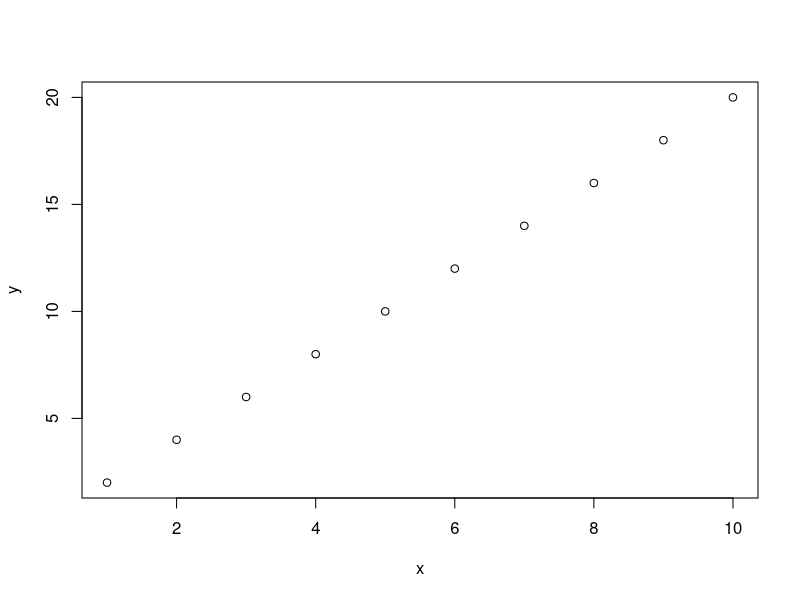
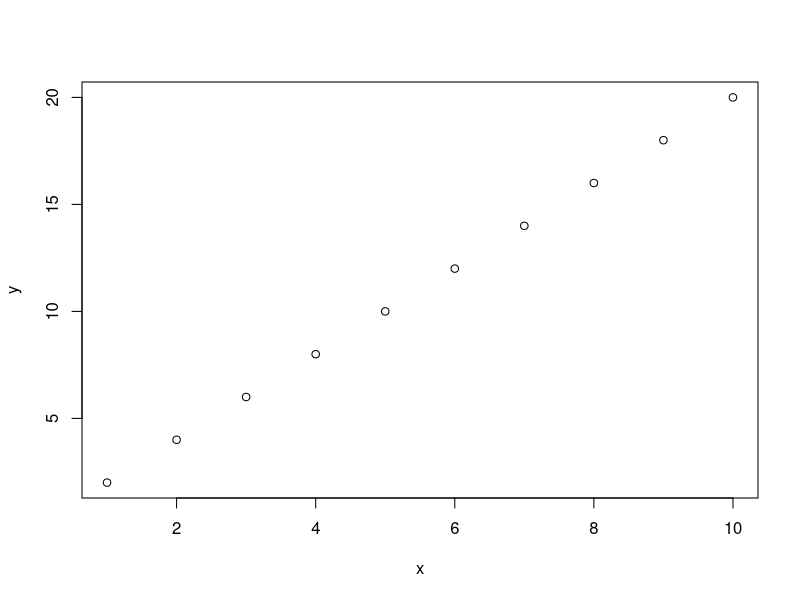
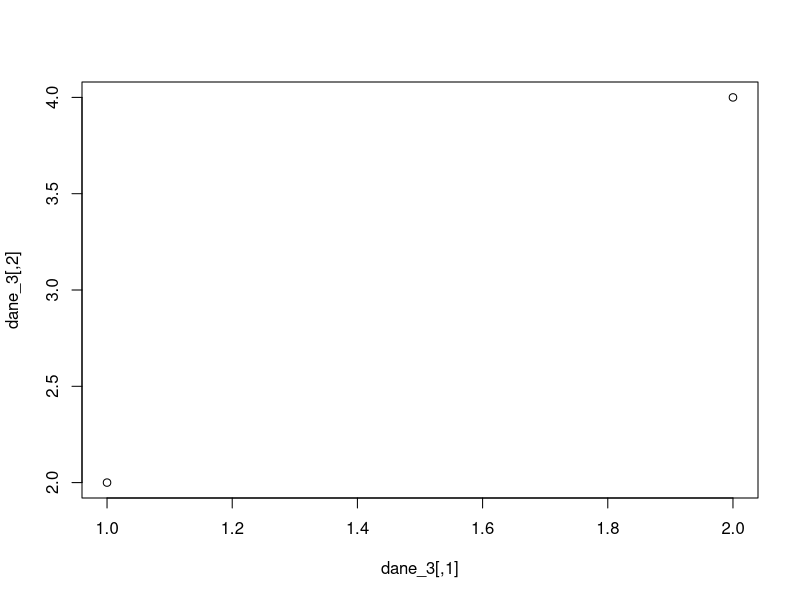
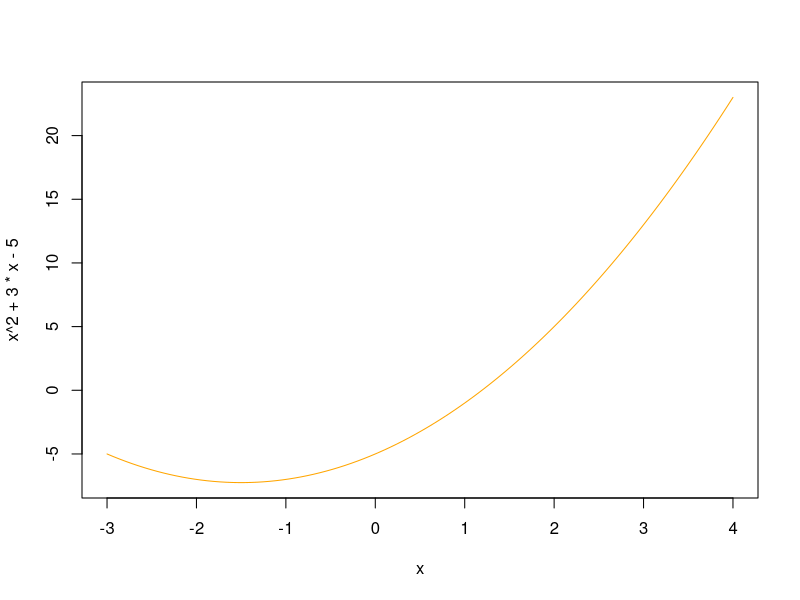

Here is the R script that generated these plots, in order:
#Zad 1 
sin(2*pi)
cos(3/4)
tan(pi)
log(100)
log(15, exp(1))
log(1/7, 7)
exp(1)^3
64^(1/3)

#Zad 2
wektor = seq(1, 10, 1)
sum(wektor)

#Zad 3
x = seq(2, 20, 2)
y = rev(x)
x*x
x^2
sqrt(sum(x^2)) ## euklides
t(x)%*%y
x%*%t(y)

#Zad 4
wektor4 = seq(5, 10, length = 13)

#Zad 5
z = c(1,2)
z1 = rep(z, times = 5)
z2 = rep(z, each = 5)
z1 = z1+4
z3 = z2[-c(length(z2))]
wektor_c = z1+z3
d = z1[z1>1]

#Zad 6
A=cbind(c(2,1,1),c(3,-1,1),c(0,2,-1))
A=rbind(c(2,3,0),c(1,-1,2),c(1,1,-1))
A^2
A%*%A
t(A)
det(A)
solve(A)
A[3,]

sum(diag(A)) ## slad macierzy!!!

#Zad 7
x = seq(1, 10, 1)
y = seq(2, 20, 2)
plot(x,y)
dane = data.frame(x,y)
plot(dane)
dane_2 = cbind(x,y) 
dane_3 = rbind(x,y)
plot(dane_3)

#Zad 8
curve(x^2+3*x-5, from=-3, to=4, col="orange")

